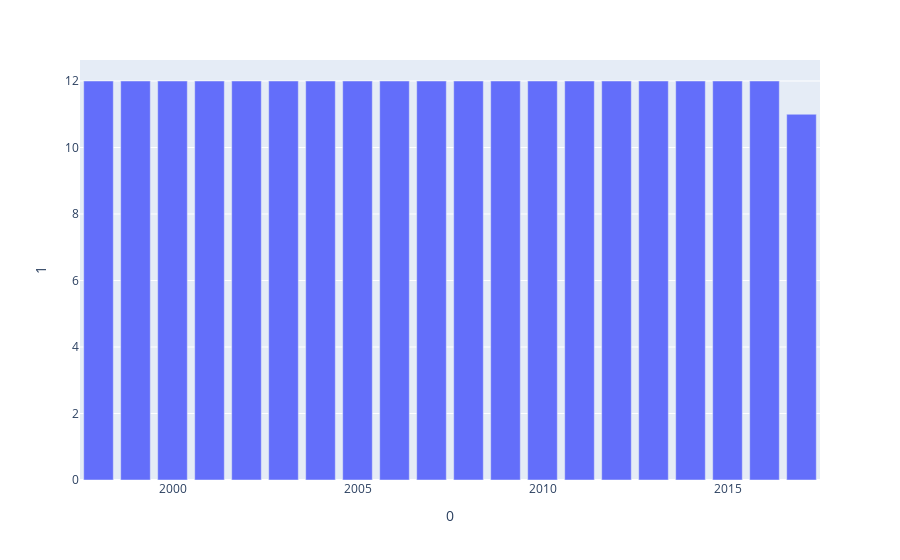

The code cell stored with this chart in its notebook:
### Markdown cell above
Display number of fires were reported in amazon (year-wise)

### Code cell
display(px.bar(amazonas.groupby('year').count(), x=0, y=1))
amazonas.groupby('year').count()

### Figure 1 — Plotly figure (JSON) as saved in the notebook; plotly's stock layout.template omitted (floating-point values rounded to 4 significant figures)
{"data": [{"alignmentgroup": "True", "hovertemplate": "0=%{x}<br>1=%{y}<extra></extra>", "legendgroup": "", "marker": {"color": "#636efa", "pattern": {"shape": ""}}, "name": "", "offsetgroup": "", "orientation": "v", "showlegend": false, "textposition": "auto", "type": "bar", "x": [2013, 1998, 2002, 2001, 2010, 2012, 2016, 2006, 2005, 1999, 2011, 2004, 2009, 2008, 2014, 2017, 2000, 2007, 2015, 2003], "xaxis": "x", "y": [12, 12, 12, 12, 12, 12, 12, 12, 12, 12, 12, 12, 12, 12, 12, 11, 12, 12, 12, 12], "yaxis": "y"}], "layout": {"barmode": "relative", "legend": {"tracegroupgap": 0}, "margin": {"t": 60}, "xaxis": {"anchor": "y", "domain": [0, 1], "title": {"text": "0"}}, "yaxis": {"anchor": "x", "domain": [0, 1], "title": {"text": "1"}}}}
